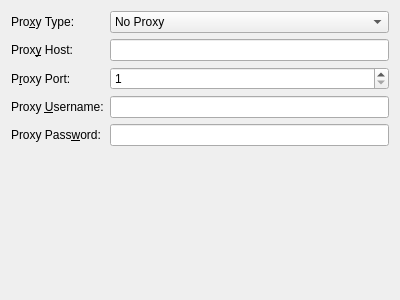
<?xml version="1.0" encoding="UTF-8"?>
<ui version="4.0">
 <class>ProxySettingsPage</class>
 <widget class="QWidget" name="ProxySettingsPage">
  <property name="geometry">
   <rect>
    <x>0</x>
    <y>0</y>
    <width>400</width>
    <height>300</height>
   </rect>
  </property>
  <property name="windowTitle">
   <string>Proxy Settings</string>
  </property>
  <layout class="QFormLayout" name="formLayout">
   <item row="0" column="0">
    <widget class="QLabel" name="label">
     <property name="text">
      <string>Pro&amp;xy Type:</string>
     </property>
     <property name="buddy">
      <cstring>proxyCombo</cstring>
     </property>
    </widget>
   </item>
   <item row="0" column="1">
    <widget class="QComboBox" name="proxyCombo">
     <item>
      <property name="text">
       <string>No Proxy</string>
      </property>
     </item>
     <item>
      <property name="text">
       <string>HTTP Proxy</string>
      </property>
     </item>
     <item>
      <property name="text">
       <string>Socks Proxy</string>
      </property>
     </item>
    </widget>
   </item>
   <item row="1" column="0">
    <widget class="QLabel" name="label_2">
     <property name="text">
      <string>Prox&amp;y Host:</string>
     </property>
     <property name="buddy">
      <cstring>hostEdit</cstring>
     </property>
    </widget>
   </item>
   <item row="1" column="1">
    <widget class="HostnameLineEdit" name="hostEdit"/>
   </item>
   <item row="2" column="0">
    <widget class="QLabel" name="label_3">
     <property name="text">
      <string>P&amp;roxy Port:</string>
     </property>
     <property name="buddy">
      <cstring>portSpin</cstring>
     </property>
    </widget>
   </item>
   <item row="2" column="1">
    <widget class="QSpinBox" name="portSpin">
     <property name="minimum">
      <number>1</number>
     </property>
     <property name="maximum">
      <number>65535</number>
     </property>
    </widget>
   </item>
   <item row="3" column="0">
    <widget class="QLabel" name="label_4">
     <property name="text">
      <string>Proxy &amp;Username:</string>
     </property>
     <property name="buddy">
      <cstring>userEdit</cstring>
     </property>
    </widget>
   </item>
   <item row="3" column="1">
    <widget class="QLineEdit" name="userEdit"/>
   </item>
   <item row="4" column="0">
    <widget class="QLabel" name="label_5">
     <property name="text">
      <string>Proxy Pass&amp;word:</string>
     </property>
     <property name="buddy">
      <cstring>passwordEdit</cstring>
     </property>
    </widget>
   </item>
   <item row="4" column="1">
    <widget class="QLineEdit" name="passwordEdit">
     <property name="echoMode">
      <enum>QLineEdit::PasswordEchoOnEdit</enum>
     </property>
    </widget>
   </item>
  </layout>
 </widget>
 <customwidgets>
  <customwidget>
   <class>HostnameLineEdit</class>
   <extends>QLineEdit</extends>
   <header>utils/hostnamelineedit.h</header>
  </customwidget>
 </customwidgets>
 <resources/>
 <connections/>
</ui>
